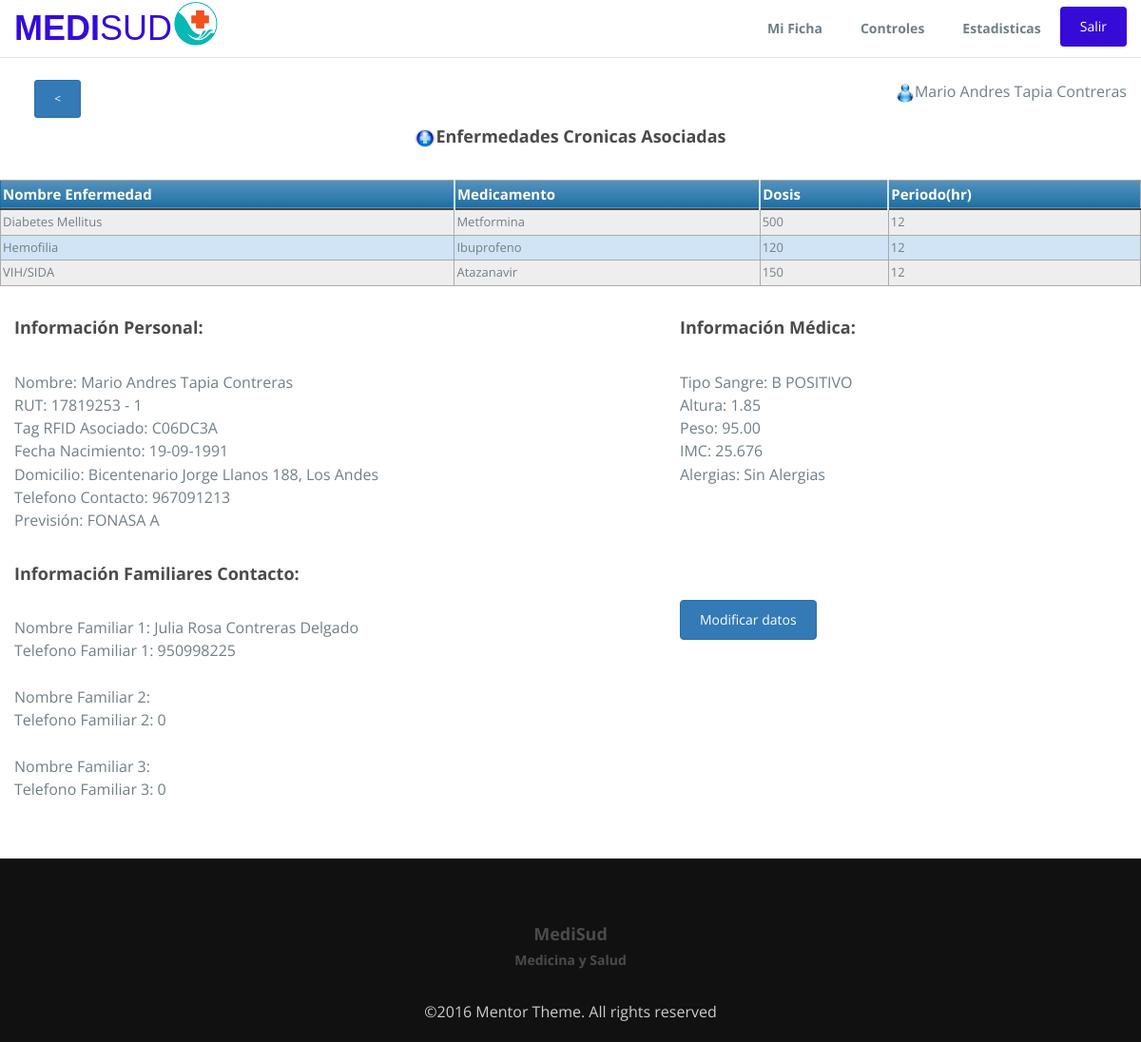
Screenshot of /FichaPac.php (signed in) with the database file from the repository.
### tables this page shows
CREATE TABLE `enfermedad` (
  `Rut` int(11) NOT NULL,
  `NomEnfermedad` varchar(150) NOT NULL,
  `NomMedicamento` varchar(150) NOT NULL,
  `DosisMg` decimal(10,0) NOT NULL,
  `PeriodoHr` int(2) NOT NULL
);

CREATE TABLE `paciente` (
  `Rut` int(8) NOT NULL,
  `Dv` varchar(1) NOT NULL,
  `Nombre` varchar(80) NOT NULL,
  `FechaNac` varchar(10) NOT NULL,
  `Sexo` char(1) NOT NULL,
  `Domicilio` varchar(80) NOT NULL,
  `Comuna` varchar(30) NOT NULL,
  `Localidad` varchar(20) NOT NULL,
  `Fono` int(9) NOT NULL,
  `Prevision` varchar(15) NOT NULL,
  `Altura` decimal(3,2) NOT NULL,
  `Peso` decimal(5,2) NOT NULL,
  `TipoSangre` char(2) NOT NULL,
  `FactorRH` char(8) NOT NULL,
  `alergias` varchar(100) NOT NULL,
  `NombreFamiliar` varchar(80) NOT NULL,
  `TelefonoFamiliar` int(9) NOT NULL,
  `NombreFamiliar2` varchar(80) NOT NULL,
  `TelefonoFamiliar2` int(9) NOT NULL,
  `NombreFamiliar3` varchar(80) NOT NULL,
  `TelefonoFamiliar3` int(9) NOT NULL,
  `CodRFID` varchar(16) NOT NULL
);

### FichaPac.php (the view, shortened to what this page needs)
<!DOCTYPE html>
<html lang="en">
  <head>
    <link rel="stylesheet" type="text/css" href="css/font-awesome.min.css">
    <link rel="stylesheet" type="text/css" href="css/bootstrap.min.css">
    <link rel="stylesheet" type="text/css" href="css/imagehover.min.css">
    <link rel="stylesheet" type="text/css" href="css/style.css">
    <link rel="stylesheet" type="text/css" href="css/tabla.css">
  </head>
  <body>
    <nav class="navbar navbar-default navbar-fixed-top">
      <div class="container">
        <div class="navbar-header">
            <a class="navbar-brand" href="accesoPac.php">MEDI<span>SUD</span></a><img src="img/logo2.png" width="50" />
        </div>
        <div class="collapse navbar-collapse" id="myNavbar">
        <ul class="nav navbar-nav navbar-right">
            <li><a href="FichaPac.php">Mi Ficha</a></li>
            <li><a href="ControlesPac.php">Controles</a></li>
            <li><a href="EstadisticasPac.php">Estadisticas</a></li>
            <li><form action="FichaPac.php" method="post">
                    <button type="submit" class="btn btn-green btn-block btn-flat" name="salir" style="margin-top:10%">Salir</button>
            </form>
            </li>
        </ul>
        </div>
      </div>
    </nav>
    <section id ="feature" class="section-padding">
        <div class="container">
            <div class="row" style="text-align: right">
              <?php
                 echo '<br><div class="row">
                    <div class="col-md-1">
                        <form action="accesoPac.php">
                            <button type="submit" class="btn btn-primary btn-xs"> < </button>
                        </form>
                    </div>
                    <div class="col-md-11">
                        <p style="text-align:right"><img src="img/blue.png" width="20" />'.$_SESSION['nombre'].'</p>
                    </div>
                </div>';
              ?>
          </div>
            <div class="row">
            <?php
                $usu = $_SESSION['user'];
                require 'conexion.php';
                $sql1="SELECT *FROM enfermedad WHERE Rut=".$usu;
                $result1=$conn->query($sql1);
                if($result1->num_rows>0){
                    echo '<div class="row">
                                <div class="header-section text-center">
                                    <h4><img src="img/urgencia.png" width="22">Enfermedades Cronicas Asociadas</h4><br>
                                </div>
                                <div class="feature-info">
                                <table class="pacientes">
                                <thead>
                                <tr>
                                <th>Nombre Enfermedad</th>
                                <th>Medicamento</th>
                                <th>Dosis</th>
                                <th>Periodo(hr)</th>
                                </tr>
                                </thead>
                                <tbody>';
                    while($row = $result1->fetch_assoc()){
                        echo'<tr>
                                <td>'. $row['NomEnfermedad'] . '</td>
                                <td>'. $row['NomMedicamento'].'</td>
                                <td>'.$row['DosisMg'].'</td>
                                <td>'. $row['PeriodoHr'] . '</td>
                            </tr>';
                    }
                    echo '</tbody></table>'
                        . '</div>
                        </div>';
                }else{
                    echo '<div style="text-align:center" ><h2>No hay Enfermedades Crónicas Asociadas.</h2></div>';
                }
                echo '<br>';
                $sql="SELECT * FROM paciente WHERE Rut=$usu";
                $result=$conn->query($sql);
                if($result->num_rows>0){
                    while($row = $result->fetch_assoc()){
                        $peso=$row['Peso'];
                            $altura=$row['Altura'];
                            $imc=round($peso/(($altura)*2),3);
                        echo '<div class="row">
                                      <div class="col-md-7 col-sm-7 col-xs-7 left">
                                            <h4>Información Personal:</h4><br>
                                            Nombre: '.$row['Nombre'].'<br>
                                            RUT: '.$row['Rut'].' - '.$row['Dv'].'<br>
                                            Tag RFID Asociado: '.$row['CodRFID'].'<br>
                                            Fecha Nacimiento: '.$row['FechaNac'].'<br>
                                            Domicilio: '.$row['Domicilio'].', '.$row['Localidad'].'<br>
                                            Telefono Contacto: '.$row['Fono'].'<br>
                                            Previsión: '.$row['Prevision'].'<br><br>
                                      </div>
                                      <div class="col-md-5 col-sm-5 col-xs-5 left">
                                            <h4>Información Médica: </h4><br>
                                            Tipo Sangre: '.$row['TipoSangre'].'  '.$row['FactorRH'].'<br>
                                            Altura: '.$row['Altura'].'<br>
                                            Peso: '. $row['Peso'].'<br>
                                            IMC: '.$imc.'<br>
                                            Alergias: '. $row['alergias'].'<br>
                                      </div>
                            </div>
                            <div class="row">
                                  <div class="col-md-7 col-sm-7 col-xs-7 left">
                                        <h4>Información Familiares Contacto: </h4><br>
                                        Nombre Familiar 1: '.$row['NombreFamiliar'].'<br>
                                        Telefono Familiar 1: '. $row['TelefonoFamiliar'].'<br><br>
                                        Nombre Familiar 2: '.$row['NombreFamiliar2'].'<br>
                                        Telefono Familiar 2: '. $row['TelefonoFamiliar2'].'<br><br>
                                        Nombre Familiar 3: '.$row['NombreFamiliar3'].'<br>
                                        Telefono Familiar 3: '. $row['TelefonoFamiliar3'].'<br>
                                   </div>
                                   <div class="col-md-5 col-sm-5 col-xs-5 left">
                                        <a href="#" data-target="#loginMod" data-toggle="modal">
                                            <button type="submit" class="btn btn-primary" name="modificar" style="margin-top:10%">Modificar datos</button>
                                        </a>
                                   </div>
                            </div>';
                    }
                }else{
                    echo '<center><h2>Ficha inexistente</h2></center>';
                }
            ?>
            </div>
        </div>
    </section>
    <footer id="footer" class="footer">
      <div class="container text-center">
      <h4>MediSud</h4>
      <h5>Medicina y Salud</h5>
      <br>©2016 Mentor Theme. All rights reserved
      </div>
    </footer>
  </body>
</html>

### css/style.css (style rules this page uses)
body { font-size: 15px; line-height: 1.52; color: #717f86; font-size: 16px; font-family: 'Open Sans', sans-serif; font-weight: 400; }
ol, ul { list-style: none; }
table { border-collapse: collapse; border-spacing: 0; }
.section-padding { padding: 60px 0px; }
h1, h2, h3, h4, h5, h6 { font-family: Open Sans, sans-serif; font-weight: 700; color: #4B4B4C; }
a { color: #360bd8; }
.navbar-default .navbar-brand { color: #360bd8; }
.navbar-default { background-color: #ffffff; }
.navbar-default .navbar-nav > li > a { color: #717f86; font-size: 14px; font-weight: 700; }
.navbar-nav > li > a { padding: 0px; margin: 10px 5px; padding: 10px 15px; }
.navbar-default .navbar-brand { font-family: 'Dosis', sans-serif !important; font-weight: 700; text-transform: uppercase; padding: 0px; height: inherit; font-size: 36px; margin: 20px 0px; }
.navbar-default .navbar-brand span { font-weight: 100 !important; }
.navbar { margin-bottom: 0px; }
.footer { padding: 60px 0 20px; background: #111; color: #ccc; }
.btn { padding: 10px 20px; }
.btn-green, .btn-green:hover { background-color: #360bd8; color: #fff; }

### css/tabla.css (style rules this page uses)
table.pacientes { border: 1px solid #1C6EA4; background-color: #EEEEEE; width: 100%; text-align: left; border-collapse: collapse; }
table.pacientes td, table.pacientes th { border: 1px solid #AAAAAA; padding: 3px 2px; }
table.pacientes tbody td { font-size: 13px; }
table.pacientes tr:nth-child(even) { background: #D0E4F5; }
table.pacientes thead { background: #1C6EA4; background: -moz-linear-gradient(top, #5592bb 0%, #327cad 66%, #1C6EA4 100%); background: -webkit-linear-gradient(top, #5592bb 0%, #327cad 66%, #1C6EA4 100%); background: linear-gradient(to bottom, #5592bb 0%, #327cad 66%, #1C6EA4 100%); border-bottom: 2px solid #444444; }
table.pacientes thead th { font-size: 15px; font-weight: bold; color: #FFFFFF; border-left: 2px solid #D0E4F5; }
table.pacientes thead th:first-child { border-left: none; }

### rows the page displays
enfermedad: NomEnfermedad "Diabetes Mellitus", NomMedicamento "Metformina", DosisMg "500", PeriodoHr "12"
enfermedad: NomEnfermedad "Hemofilia", NomMedicamento "Ibuprofeno", DosisMg "120", PeriodoHr "12"
enfermedad: NomEnfermedad "VIH/SIDA", NomMedicamento "Atazanavir", DosisMg "150", PeriodoHr "12"
paciente: Nombre "Mario Andres Tapia Contreras", Rut "17819253", Dv "1", CodRFID "C06DC3A", FechaNac "19-09-1991", Domicilio "Bicentenario Jorge Llanos 188", Localidad "Los Andes", Fono "967091213", Prevision "FONASA A", TipoSangre "B", FactorRH "POSITIVO", Altura "1.85", Peso "95.00", imc "25.676", alergias "Sin Alergias", NombreFamiliar "Julia Rosa Contreras Delgado", TelefonoFamiliar "950998225", TelefonoFamiliar2 "0", TelefonoFamiliar3 "0"

### other values shown
$_SESSION['nombre'] "Mario Andres Tapia Contreras"
